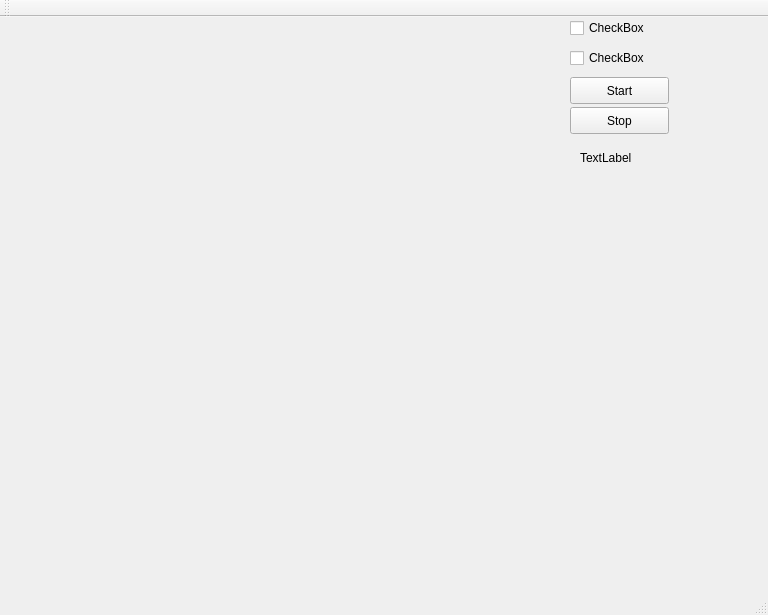
<?xml version="1.0" encoding="UTF-8"?>
<ui version="4.0">
 <class>MainWindow</class>
 <widget class="QMainWindow" name="MainWindow">
  <property name="geometry">
   <rect>
    <x>0</x>
    <y>0</y>
    <width>768</width>
    <height>615</height>
   </rect>
  </property>
  <property name="windowTitle">
   <string>MainWindow</string>
  </property>
  <widget class="QWidget" name="centralWidget">
   <widget class="QCustomPlot" name="customPlot" native="true">
    <property name="geometry">
     <rect>
      <x>9</x>
      <y>-1</y>
      <width>551</width>
      <height>251</height>
     </rect>
    </property>
   </widget>
   <widget class="QCheckBox" name="checkBox_temp">
    <property name="geometry">
     <rect>
      <x>570</x>
      <y>0</y>
      <width>97</width>
      <height>22</height>
     </rect>
    </property>
    <property name="text">
     <string>CheckBox</string>
    </property>
   </widget>
   <widget class="QCheckBox" name="checkBox_hui">
    <property name="geometry">
     <rect>
      <x>570</x>
      <y>30</y>
      <width>97</width>
      <height>22</height>
     </rect>
    </property>
    <property name="text">
     <string>CheckBox</string>
    </property>
   </widget>
   <widget class="QPushButton" name="button_start">
    <property name="geometry">
     <rect>
      <x>570</x>
      <y>60</y>
      <width>99</width>
      <height>27</height>
     </rect>
    </property>
    <property name="text">
     <string>Start</string>
    </property>
   </widget>
   <widget class="QPushButton" name="button_stop">
    <property name="geometry">
     <rect>
      <x>570</x>
      <y>90</y>
      <width>99</width>
      <height>27</height>
     </rect>
    </property>
    <property name="text">
     <string>Stop</string>
    </property>
   </widget>
   <widget class="QLabel" name="label">
    <property name="geometry">
     <rect>
      <x>580</x>
      <y>130</y>
      <width>81</width>
      <height>21</height>
     </rect>
    </property>
    <property name="text">
     <string>TextLabel</string>
    </property>
   </widget>
   <widget class="QCustomPlot" name="fftPlot" native="true">
    <property name="geometry">
     <rect>
      <x>-10</x>
      <y>240</y>
      <width>571</width>
      <height>271</height>
     </rect>
    </property>
   </widget>
  </widget>
  <widget class="QMenuBar" name="menuBar">
   <property name="geometry">
    <rect>
     <x>0</x>
     <y>0</y>
     <width>768</width>
     <height>28</height>
    </rect>
   </property>
  </widget>
  <widget class="QToolBar" name="mainToolBar">
   <attribute name="toolBarArea">
    <enum>TopToolBarArea</enum>
   </attribute>
   <attribute name="toolBarBreak">
    <bool>false</bool>
   </attribute>
  </widget>
  <widget class="QStatusBar" name="statusBar"/>
 </widget>
 <layoutdefault spacing="6" margin="11"/>
 <customwidgets>
  <customwidget>
   <class>QCustomPlot</class>
   <extends>QWidget</extends>
   <header>qcustomplot.h</header>
   <container>1</container>
  </customwidget>
 </customwidgets>
 <resources/>
 <connections/>
</ui>
